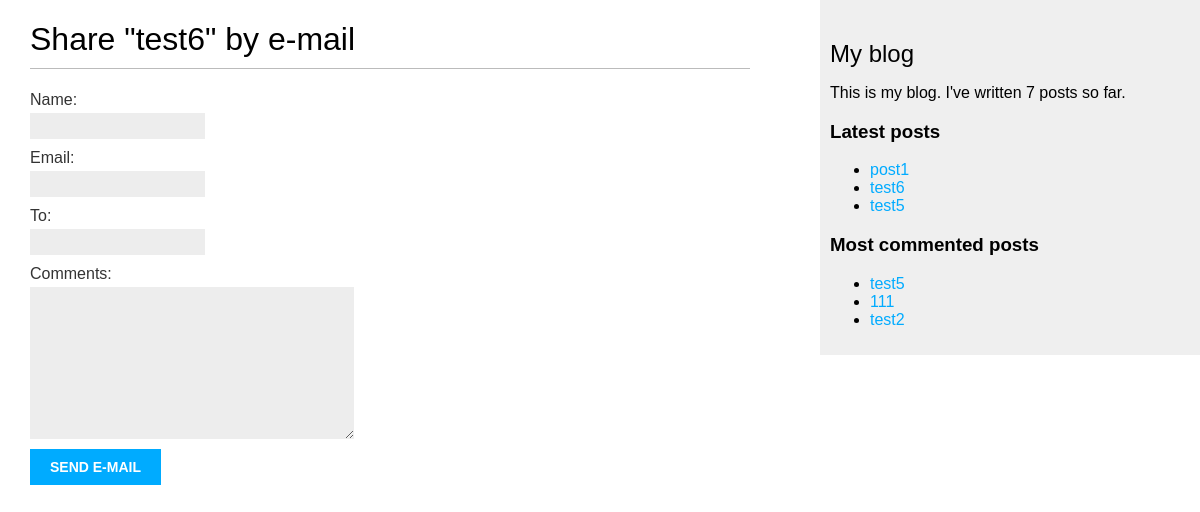
Page /blog/6/share/ on the committed database.
### blog/models.py (models this page shows, shortened)
class Post(models.Model):
    class Status(models.TextChoices):
        DRAFT = 'DF', 'Draft'
        PUBLISHED = 'PB', 'Published'
    title = models.CharField(max_length=250)
    slug = models.SlugField(max_length=250, unique_for_date='publish')
    author = models.ForeignKey(User,
                               on_delete=models.CASCADE,
                               related_name='blog_posts')
    body = models.TextField()
    publish = models.DateTimeField(default=timezone.now)
    created = models.DateTimeField(auto_now_add=True)
    updated = models.DateTimeField(auto_now=True)
    status = models.CharField(max_length=2,
                              choices=Status.choices,
                              default=Status.DRAFT)
    tags = TaggableManager()
    objects = models.Manager()
    published = PublishedManager()
    class Meta:
        ordering = ['-publish']
        indexes = [
            models.Index(fields=['-publish']),
        ]
    def get_absolute_url(self):
        return reverse('blog:post_detail',
                       args=[self.publish.year, self.publish.month, self.publish.day, self.slug])

### blog/views.py (the view)
# urls.py: path('<int:post_id>/share/', views.post_share, name='post_share'),
def post_share(request, post_id):
    post = get_object_or_404(Post, id=post_id, status=Post.Status.PUBLISHED)
    sent = False
    if request.method == 'POST':
        form = EmailPostForm(request.POST)
        if form.is_valid():
            cd = form.cleaned_data
            post_url = request.build_absolute_uri(post.get_absolute_url())
            subject = 'Test subject'
            message = 'Test message'
            sender = 'ridmovies@yandex.ru'
            recipient = [cd['to']]
            send_mail(
                subject,
                message,
                sender,
                recipient,
                fail_silently=False,
            )
            sent = True
    else:
        form = EmailPostForm()
    return render(request, 'post/share.html', {'post': post, 'form': form, 'sent': sent})

### blog/forms.py
class EmailPostForm(forms.Form):
    name = forms.CharField(max_length=25)
    email = forms.EmailField()
    to = forms.EmailField()
    comments = forms.CharField(required=False, widget=forms.Textarea)

### blog/models.py (called while the page is built)
    def get_queryset(self):
        return super().get_queryset().filter(status=Post.Status.PUBLISHED)

### blog/templatetags/blog_tags.py (called while the page is built)
@register.simple_tag
def total_posts():
    return Post.published.count()

@register.simple_tag
def get_most_commented_posts(count=3):
    return Post.published.annotate(total_comments=Count('comments')).order_by('-total_comments')[:count]

@register.inclusion_tag('post/latest_posts.html')
def show_latest_posts(count=3):
    latest_posts = Post.published.order_by('-publish')[:count]
    return {'latest_posts': latest_posts}

### blog/templates/post/share.html (shortened to what this page needs)
{% extends "base.html" %}
{% block content %}
 {% if sent %}
 <h1>E-mail successfully sent</h1>
 <p>
 "{{ post.title }}" was successfully sent
 to {{ form.cleaned_data.to }}.
 </p>
 {% else %}
 <h1>Share "{{ post.title }}" by e-mail</h1>
 <form method="post">
 {{ form.as_p }}
 <input type="submit" value="Send e-mail">
 </form>
 {% endif %}
{% endblock %}

### blog/templates/base.html (shortened to what this page needs)
{% load blog_tags %}
{% load static %}
<!DOCTYPE html>
<html>
<head>
 <link href="{% static "css/blog.css" %}" rel="stylesheet">
</head>
<body>
 <div id="content">
 {% block content %}
 {% endblock %}
 </div>
 <div id="sidebar">
 <h2>My blog</h2>
 <p>
     This is my blog.
     I've written {% total_posts %} posts so far.
 </p>
     <h3>Latest posts</h3>
    {% show_latest_posts 3 %}
      <h3>Most commented posts</h3>
     {% get_most_commented_posts as most_commented_posts %}
     <ul>
     {% for post in most_commented_posts %}
     <li>
     <a href="{{ post.get_absolute_url }}">{{ post.title }}</a>
     </li>
     {% endfor %}
 </div>
</body>
</html>

### blog/templates/post/latest_posts.html
<ul>
 {% for post in latest_posts %}
 <li>
 <a href="{{ post.get_absolute_url }}">{{ post.title }}</a>
 </li>
 {% endfor %}
</ul>

### blog/static/css/blog.css (style rules this page uses)
body { margin:0; padding:0; font-family:helvetica, sans-serif; }
a { color:#00abff; text-decoration:none; }
h1 { font-weight:normal; border-bottom:1px solid #bbb; padding:0 0 10px 0; }
h2 { font-weight:normal; margin:30px 0 0; }
#content { float:left; width:60%; padding:0 0 0 30px; }
#sidebar { float:right; width:30%; padding:10px; background:#efefef; height:100%; }
label { float:left; clear:both; color:#333; margin-bottom:4px; }
input, textarea { clear:both; float:left; margin:0 0 10px; background:#ededed; border:0; padding:6px 10px; font-size:12px; }
input[type=submit] { font-weight:bold; background:#00abff; color:#fff; padding:10px 20px; font-size:14px; text-transform:uppercase; }

### rows in the picture
Post: title "test6"
Post: title "post1"
Post: title "test5"
Post: title "111"
Post: title "test2"
